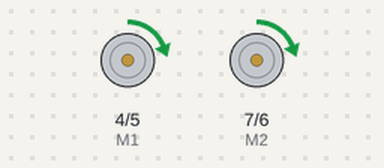
This sketch was run on a simulated Arduino Uno, built with avr-gcc and run on an emulated ATmega328P. On the bench: direction and speed pins drawn as motors (green arrow = direction pin HIGH = forward, orange = LOW = backward, longer = more drive).

Above: at 0.15 s.
At 12.2 s:
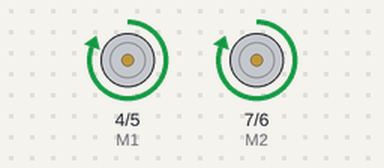
At 24.16 s:
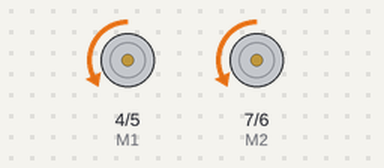
At 35.9 s:
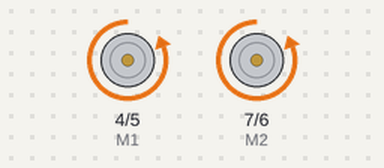
Timing chart, 0 to 40.0 s (numbered marks = the images above):
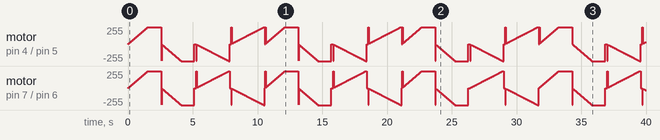

The sketch:

Test-Motors.ino
```cpp
//Arduino PWM Speed Control：
int E1 = 5;
int M1 = 4;
int E2 = 6;
int M2 = 7;

void setup()
{
    pinMode(M1, OUTPUT);
    pinMode(M2, OUTPUT);
}

void loop()
{
  int value;
  //move forward
  for(value = 0 ; value <= 255; value+=5)
  {
    digitalWrite(M1,HIGH);
    digitalWrite(M2, HIGH);
    analogWrite(E1, value);   //PWM Speed Control
    analogWrite(E2, value);   //PWM Speed Control
    delay(30);
  }

  delay(1000);

  // move back
  for(value = 0 ; value <= 255; value+=5)
  {
    /*digitalWrite(M1,HIGH);
    digitalWrite(M2, HIGH);
    analogWrite(E1, value);   //PWM Speed Control
    analogWrite(E2, value);   //PWM Speed Control
    delay(3000); */
    digitalWrite(M1, LOW);
    digitalWrite(M2, LOW);
    analogWrite(E1, value);   //PWM Speed Control
    analogWrite(E2, value);   //PWM Speed Control
    delay(30);
  }

  delay(1000);

  //stop
  digitalWrite(M1, LOW);
  digitalWrite(M2, LOW);
  analogWrite(E1, 0);   //PWM Speed Control
  analogWrite(E2, 0);   //PWM Speed Control
  delay(100);

  //Turn right
  for(value = 0 ; value <= 255; value+=5)
  {
    /*digitalWrite(M1,HIGH);
    digitalWrite(M2, HIGH);
    analogWrite(E1, value);   //PWM Speed Control
    analogWrite(E2, value);   //PWM Speed Control
    delay(3000); */
    digitalWrite(M1, LOW);
    digitalWrite(M2, HIGH);
    analogWrite(E1, value);   //PWM Speed Control
    analogWrite(E2, value);   //PWM Speed Control
    delay(50);
  }

  delay(50);

  //stop
  analogWrite(E1, 0);   //PWM Speed Control
  analogWrite(E2, 0);   //PWM Speed Control
  delay(50);

  //Turn left
  for(value = 0 ; value <= 255; value+=5)
  {
    /*digitalWrite(M1,HIGH);
    digitalWrite(M2, HIGH);
    analogWrite(E1, value);   //PWM Speed Control
    analogWrite(E2, value);   //PWM Speed Control
    delay(3000); */
    digitalWrite(M1, HIGH);
    digitalWrite(M2, LOW);
    analogWrite(E2, value);   //PWM Speed Control
    analogWrite(E1, value);   //PWM Speed Control
    delay(50);
  }

  delay(50);
}
```
